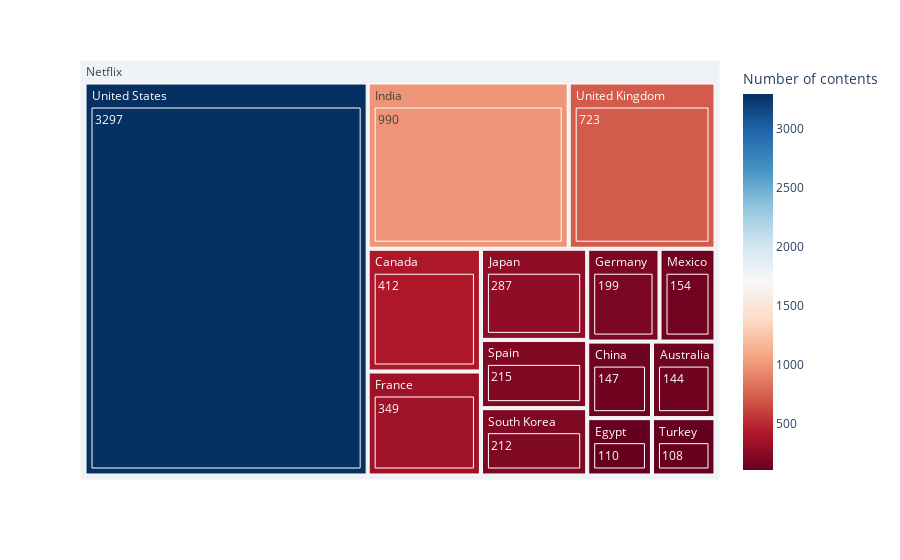

Notebook source saved alongside this figure:
### Markdown cell above
so these 14 countries produced more than 81% of Netflix's contents, Let's visualize the data for these top countries:

### Code cell
# Drawing Treemap:
dff = copy.deepcopy(top_countries)

dff['origin'] = 'Netflix'

fig = px.treemap(dff, 
                  path=['origin', dff.index, 'Number of contents'], 
                  values='Number of contents',
                  names=dff.index,
                  color='Number of contents', 
                  hover_data=['Number of contents'],
                  color_continuous_scale='RdBu',
#                   color_continuous_midpoint=np.average(dff['Number of contents'], 
#                                                       weights=dff['Number of contents'])
                )
fig.show()

# drawing pie and bar chart:

fig = plt.figure(figsize=(20,12))
fig.suptitle("Contribution of content production among the top countries", fontsize=14, fontweight='bold')

gs = GridSpec(nrows=1, ncols=2,
              width_ratios=[2, 2], 
              height_ratios=[5],
              # left=0.05, right=0.06, 
              hspace=.05, wspace=0.08
             )
ax1 = fig.add_subplot(gs[0])

top_countries.plot(kind='bar', subplots=True, ax=ax1, cmap="rainbow")

ax1.set_title('Top producer countries', fontsize=15, fontweight='bold')
ax1.set_ylabel('Number of Contents')


ax2 = fig.add_subplot(gs[1])

top_countries.plot(kind='pie', subplots=True, ax=ax2, cmap="rainbow", use_index=False, autopct='%1.2f%%', pctdistance=0.7)

ax2.axis('equal')
ax2.set_title('Content Contribution among top producers', fontsize=15, fontweight='bold')
ax2.legend(loc=0)
ax2.label_outer()

### Figure 1 — Plotly figure (JSON) as saved in the notebook; plotly's stock layout.template omitted (floating-point values rounded to 4 significant figures)
{"data": [{"branchvalues": "total", "customdata": [[108, 108], [110, 110], [144, 144], [147, 147], [154, 154], [199, 199], [212, 212], [215, 215], [287, 287], [349, 349], [412, 412], [723, 723], [990, 990], [3297, 3297], [144, 144], [412, 412], [147, 147], [110, 110], [349, 349], [199, 199], [990, 990], [287, 287], [154, 154], [212, 212], [215, 215], [108, 108], [723, 723], [3297, 3297], [1765.0, 1765.0]], "domain": {"x": [0, 1], "y": [0, 1]}, "hovertemplate": "labels=%{label}<br>Number of contents_sum=%{value}<br>parent=%{parent}<br>id=%{id}<br>Number of contents=%{color}<extra></extra>", "ids": ["Netflix/Turkey/108", "Netflix/Egypt/110", "Netflix/Australia/144", "Netflix/China/147", "Netflix/Mexico/154", "Netflix/Germany/199", "Netflix/South Korea/212", "Netflix/Spain/215", "Netflix/Japan/287", "Netflix/France/349", "Netflix/Canada/412", "Netflix/United Kingdom/723", "Netflix/India/990", "Netflix/United States/3297", "Netflix/Australia", "Netflix/Canada", "Netflix/China", "Netflix/Egypt", "Netflix/France", "Netflix/Germany", "Netflix/India", "Netflix/Japan", "Netflix/Mexico", "Netflix/South Korea", "Netflix/Spain", "Netflix/Turkey", "Netflix/United Kingdom", "Netflix/United States", "Netflix"], "labels": ["108", "110", "144", "147", "154", "199", "212", "215", "287", "349", "412", "723", "990", "3297", "Australia", "Canada", "China", "Egypt", "France", "Germany", "India", "Japan", "Mexico", "South Korea", "Spain", "Turkey", "United Kingdom", "United States", "Netflix"], "marker": {"coloraxis": "coloraxis", "colors": [108, 110, 144, 147, 154, 199, 212, 215, 287, 349, 412, 723, 990, 3297, 144, 412, 147, 110, 349, 199, 990, 287, 154, 212, 215, 108, 723, 3297, 1765.0]}, "name": "", "parents": ["Netflix/Turkey", "Netflix/Egypt", "Netflix/Australia", "Netflix/China", "Netflix/Mexico", "Netflix/Germany", "Netflix/South Korea", "Netflix/Spain", "Netflix/Japan", "Netflix/France", "Netflix/Canada", "Netflix/United Kingdom", "Netflix/India", "Netflix/United States", "Netflix", "Netflix", "Netflix", "Netflix", "Netflix", "Netflix", "Netflix", "Netflix", "Netflix", "Netflix", "Netflix", "Netflix", "Netflix", "Netflix", ""], "type": "treemap", "values": [108, 110, 144, 147, 154, 199, 212, 215, 287, 349, 412, 723, 990, 3297, 144, 412, 147, 110, 349, 199, 990, 287, 154, 212, 215, 108, 723, 3297, 7347]}], "layout": {"coloraxis": {"colorbar": {"title": {"text": "Number of contents"}}, "colorscale": [[0, "rgb(103,0,31)"], [0.1, "rgb(178,24,43)"], [0.2, "rgb(214,96,77)"], [0.3, "rgb(244,165,130)"], [0.4, "rgb(253,219,199)"], [0.5, "rgb(247,247,247)"], [0.6, "rgb(209,229,240)"], [0.7, "rgb(146,197,222)"], [0.8, "rgb(67,147,195)"], [0.9, "rgb(33,102,172)"], [1, "rgb(5,48,97)"]]}, "legend": {"tracegroupgap": 0}, "margin": {"t": 60}}}
